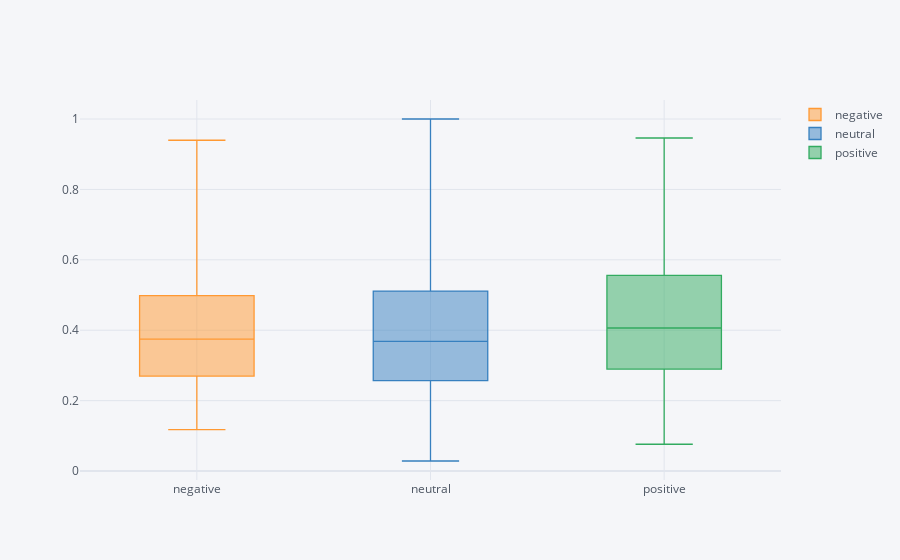

Notebook cell for this chart:
### Code cell
df['nr_of_char'] = df['News Headline'].str.len()
df['nr_of_char'] = df['nr_of_char'] / df['nr_of_char'].max()
df[['Sentiment', 'nr_of_char']].pivot(columns = 'Sentiment', values = 'nr_of_char').iplot(kind = 'box')

### Figure 1 — Plotly figure (JSON) as saved in the notebook; plotly's stock layout.template omitted (floating-point values rounded to 4 significant figures; data arrays with more than 128 entries replaced by an {"elided": "..."} marker saying what was removed)
{"data": [{"boxpoints": false, "line": {"width": 1.3}, "marker": {"color": "rgba(255, 153, 51, 1.0)"}, "name": "negative", "orientation": "v", "type": "box", "y": {"elided": "4840 float values"}}, {"boxpoints": false, "line": {"width": 1.3}, "marker": {"color": "rgba(55, 128, 191, 1.0)"}, "name": "neutral", "orientation": "v", "type": "box", "y": {"elided": "4840 float values"}}, {"boxpoints": false, "line": {"width": 1.3}, "marker": {"color": "rgba(50, 171, 96, 1.0)"}, "name": "positive", "orientation": "v", "type": "box", "y": {"elided": "4840 float values"}}], "layout": {"legend": {"bgcolor": "#F5F6F9", "font": {"color": "#4D5663"}}, "paper_bgcolor": "#F5F6F9", "plot_bgcolor": "#F5F6F9", "title": {"font": {"color": "#4D5663"}}, "xaxis": {"gridcolor": "#E1E5ED", "showgrid": true, "tickfont": {"color": "#4D5663"}, "title": {"font": {"color": "#4D5663"}, "text": ""}, "zerolinecolor": "#E1E5ED"}, "yaxis": {"gridcolor": "#E1E5ED", "showgrid": true, "tickfont": {"color": "#4D5663"}, "title": {"font": {"color": "#4D5663"}, "text": ""}, "zerolinecolor": "#E1E5ED"}}}
